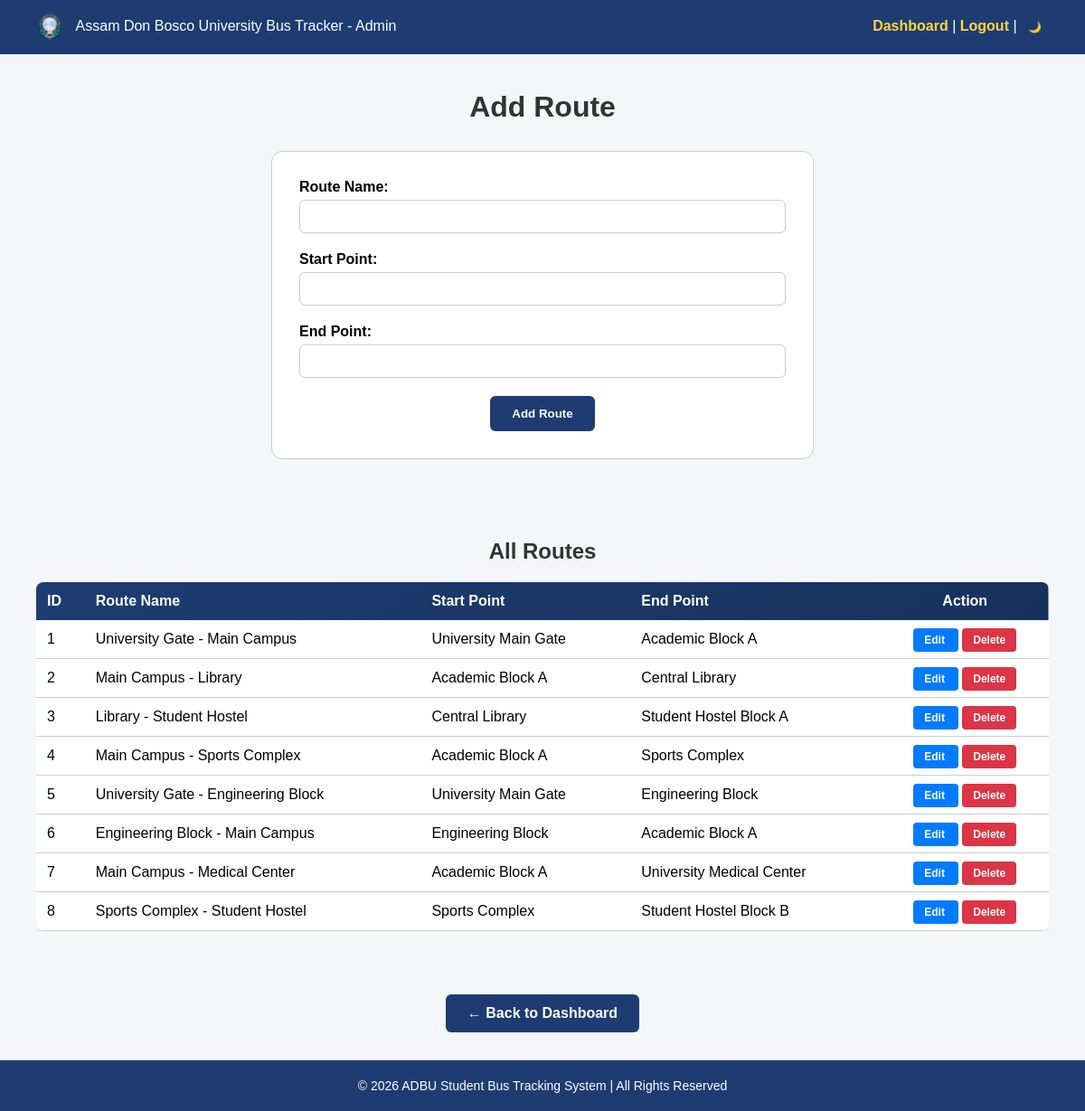
/admin/add_route.php, run on the app's committed database.
### tables this page shows
CREATE TABLE `routes` (
  `id` int(11) NOT NULL,
  `route_name` varchar(100) NOT NULL,
  `start_point` varchar(100) DEFAULT NULL,
  `end_point` varchar(100) DEFAULT NULL,
  `created_at` timestamp NOT NULL DEFAULT current_timestamp()
);

### admin/add_route.php (the view, shortened to what this page needs)
<?php
include('../config/db.php');
$edit_route = null;
$routes_result = mysqli_query($conn, "SELECT id, route_name, start_point, end_point FROM routes ORDER BY id ASC");
?>
<!DOCTYPE html>
<html>
<head>
    <link rel="stylesheet" href="../css/theme.css">
    <link rel="stylesheet" href="admin.css">
    <link rel="stylesheet" href="../css/footer.css">
</head>
<body>
<div class="navbar">
    <div><img src="../includes/adbu_app_logo_512x512.png" alt="ADBU Logo" style="height:30px; vertical-align:middle; margin-right:10px;"> Assam Don Bosco University Bus Tracker - Admin</div>
    <div>
        <a href="dashboard.php">Dashboard</a> |
        <a href="../logout.php">Logout</a> |
        <button onclick="toggleTheme()" style="background:var(--button-bg); color:var(--button-text); border:none; padding:4px 8px; border-radius:4px; cursor:pointer; font-size:12px;">
            <span id="themeIcon">🌙</span>
        </button>
    </div>
</div>
<div class="container">
    <h1 style="text-align:center;"><?php echo $edit_route ? 'Edit Route' : 'Add Route'; ?></h1>
    <div style="max-width:600px; margin:0 auto; background:var(--card-bg); border:1px solid var(--border-color); border-radius:12px; padding:30px; margin-bottom:30px;">
        <form method="POST" style="display:flex; flex-direction:column; gap:20px;">
            <div>
                <label style="font-weight:bold; margin-bottom:5px; display:block;">Route Name:</label>
                <input type="text" name="route_name" required value="<?php echo $edit_route ? htmlspecialchars($edit_route['route_name']) : ''; ?>" style="width:100%; padding:10px; border:1px solid var(--border-color); border-radius:6px; background:var(--card-bg); color:var(--text-primary);">
            </div>
            <div>
                <label style="font-weight:bold; margin-bottom:5px; display:block;">Start Point:</label>
                <input type="text" name="start_point" required value="<?php echo $edit_route ? htmlspecialchars($edit_route['start_point']) : ''; ?>" style="width:100%; padding:10px; border:1px solid var(--border-color); border-radius:6px; background:var(--card-bg); color:var(--text-primary);">
            </div>
            <div>
                <label style="font-weight:bold; margin-bottom:5px; display:block;">End Point:</label>
                <input type="text" name="end_point" required value="<?php echo $edit_route ? htmlspecialchars($edit_route['end_point']) : ''; ?>" style="width:100%; padding:10px; border:1px solid var(--border-color); border-radius:6px; background:var(--card-bg); color:var(--text-primary);">
            </div>
            <div style="text-align:center;">
                <button name="<?php echo $edit_route ? 'update' : 'add'; ?>" style="background:var(--button-bg); color:var(--button-text); padding:12px 24px; border:none; border-radius:6px; font-weight:bold; cursor:pointer;">
                    <?php echo $edit_route ? 'Update Route' : 'Add Route'; ?>
                </button>
            </div>
        </form>
    </div>
    <br>
    <h2 style="text-align:center; margin-top:40px; margin-bottom:20px;">All Routes</h2>
    <div style="overflow-x:auto;">
        <table style="width:100%; border-collapse:collapse; background:var(--card-bg); border-radius:8px; overflow:hidden; box-shadow:0 2px 8px rgba(0,0,0,0.1);">
            <thead>
                <tr style="background:linear-gradient(135deg, var(--button-bg), var(--button-hover)); color:white;">
                    <th style="padding:12px; text-align:left; font-weight:bold;">ID</th>
                    <th style="padding:12px; text-align:left; font-weight:bold;">Route Name</th>
                    <th style="padding:12px; text-align:left; font-weight:bold;">Start Point</th>
                    <th style="padding:12px; text-align:left; font-weight:bold;">End Point</th>
                    <th style="padding:12px; text-align:center; font-weight:bold;">Action</th>
                </tr>
            </thead>
            <tbody>
                <?php if($routes_result && mysqli_num_rows($routes_result) > 0): ?>
                    <?php while($route = mysqli_fetch_assoc($routes_result)): ?>
                        <tr style="border-bottom:1px solid var(--border-color); transition:background-color 0.2s;" onmouseover="this.style.backgroundColor='var(--bg-secondary)'" onmouseout="this.style.backgroundColor='transparent'">
                            <td style="padding:12px;"><?php echo $route['id']; ?></td>
                            <td style="padding:12px; font-weight:500;"><?php echo $route['route_name']; ?></td>
                            <td style="padding:12px;"><?php echo $route['start_point']; ?></td>
                            <td style="padding:12px;"><?php echo $route['end_point']; ?></td>
                            <td style="padding:12px; text-align:center;">
                                <a href="add_route.php?edit_id=<?php echo $route['id']; ?>"
                                   style="background:#007bff; color:white; padding:6px 12px; text-decoration:none; border-radius:4px; font-size:12px; font-weight:bold; margin-right:4px; transition:background-color 0.2s;"
                                   onmouseover="this.style.backgroundColor='#0056b3'"
                                   onmouseout="this.style.backgroundColor='#007bff'">
                                    Edit
                                </a>
                                <a href="add_route.php?delete_id=<?php echo $route['id']; ?>"
                                   onclick="return confirm('Delete this route?');"
                                   style="background:#dc3545; color:white; padding:6px 12px; text-decoration:none; border-radius:4px; font-size:12px; font-weight:bold; transition:background-color 0.2s;"
                                   onmouseover="this.style.backgroundColor='#c82333'"
                                   onmouseout="this.style.backgroundColor='#dc3545'">
                                    Delete
                                </a>
                            </td>
                        </tr>
                    <?php endwhile; ?>
                <?php else: ?>
                    <tr>
                        <td colspan="5" style="text-align:center; padding:30px; color:var(--text-secondary); font-style:italic;">No routes added yet.</td>
                    </tr>
                <?php endif; ?>
            </tbody>
        </table>
    </div>
</div>
<div style="text-align:center; margin:30px 0;">
    <a href="dashboard.php" style="background:var(--button-bg); color:var(--button-text); padding:12px 24px; text-decoration:none; border-radius:6px; font-weight:bold; display:inline-block;">← Back to Dashboard</a>
</div>
<footer class="footer">
    <p>© <?php echo date("Y"); ?> ADBU Student Bus Tracking System | All Rights Reserved</p>
</footer>
</body>
</html>

### css/theme.css (style rules this page uses)
:root { --primary-color: #1e3c72; --primary-hover: #16325c; --primary-light: #2a5298; --secondary-color: #ffd43b; --bg-primary: #ffffff; --bg-secondary: #f4f6f9; --bg-gradient: linear-gradient(135deg, #1e3c72, #2a5298); --bg-gradient-alt: linear-gradient(to right, #1e3c72, #2a5298); --text-primary: #333333; --text-secondary: #555555; --text-light: #ffffff; --text-link: #1e3c72; --border-color: #ccc; --border-focus: #1e3c72; --border-focus-shadow: rgba(30, 60, 114, 0.3); --shadow-color: rgba(0, 0, 0, 0.1); --shadow-color-hover: rgba(0, 0, 0, 0.2); --card-bg: #ffffff; --card-shadow: 0 5px 15px rgba(0, 0, 0, 0.1); --card-shadow-hover: 0 10px 25px rgba(0, 0, 0, 0.2); --navbar-bg: #1e3c72; --navbar-text: #ffffff; --navbar-link-hover: #ffd43b; --navbar-link-active: #1b5fa7; --input-bg: #ffffff; --input-border: #ccc; --input-focus: #1e3c72; --button-bg: #1e3c72; --button-hover: #16325c; --button-text: #ffffff; --footer-bg: #1e3c72; --footer-text: #ffffff; --success: #28a745; --error: #dc3545; --warning: #ffc107; }
* { transition: background-color 0.3s ease, color 0.3s ease, border-color 0.3s ease; }

### admin/admin.css (style rules this page uses)
[data-theme="light"] { --admin-text: #333333; --admin-text-secondary: #666666; }
* { margin: 0; padding: 0; box-sizing: border-box; font-family: Arial, sans-serif; }
body { background: var(--bg-secondary); color: var(--admin-text); }
.navbar { background: var(--navbar-bg); color: var(--navbar-text); padding: 15px 40px; display: flex; justify-content: space-between; align-items: center; }
.navbar a { color: var(--navbar-link-hover); text-decoration: none; font-weight: bold; }
.container { padding: 40px; }
h1 { margin-bottom: 30px; }
table { width: 100%; border-collapse: collapse; }

### css/footer.css (style rules this page uses)
.footer { background: var(--navbar-bg); color: var(--footer-text); text-align: center; padding: 20px; margin-top: 40px; border-top: 1px solid var(--border-color); font-size: 14px; position: relative; bottom: 0; width: 100%; }

### admin/add_route.php (style rules this page uses)
body { display: flex; flex-direction: column; min-height: 100vh; }
.container { flex: 1; }
.footer { margin-top: auto; }

### data on the page
routes: id "1", route_name "University Gate - Main Campus", start_point "University Main Gate", end_point "Academic Block A"
routes: id "2", route_name "Main Campus - Library", start_point "Academic Block A", end_point "Central Library"
routes: id "3", route_name "Library - Student Hostel", start_point "Central Library", end_point "Student Hostel Block A"
routes: id "4", route_name "Main Campus - Sports Complex", start_point "Academic Block A", end_point "Sports Complex"
routes: id "5", route_name "University Gate - Engineering Block", start_point "University Main Gate", end_point "Engineering Block"
routes: id "6", route_name "Engineering Block - Main Campus", start_point "Engineering Block", end_point "Academic Block A"
routes: id "7", route_name "Main Campus - Medical Center", start_point "Academic Block A", end_point "University Medical Center"
routes: id "8", route_name "Sports Complex - Student Hostel", start_point "Sports Complex", end_point "Student Hostel Block B"
